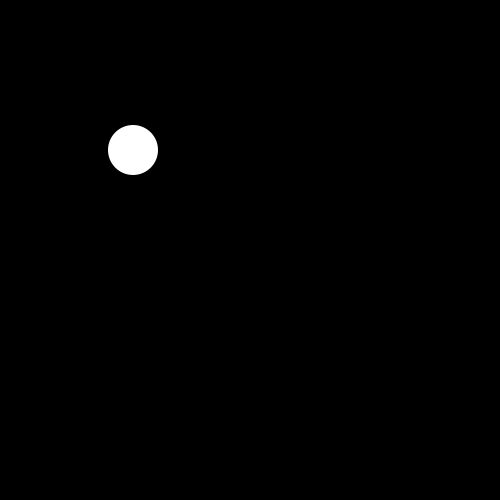
Frame 1 (no input)
Frame 60 (the mouse pressed at the canvas centre just before this capture): identical to frame 1, image omitted
Frame 120 (the mouse held since frame 60 and released just before this capture): identical to frame 1, image omitted

The Processing sketch that drew this single still picture (run headless with seeded random() and noise(); from frame 60 on, the mouse is pressed at the canvas centre):

// Processing sketch: particleDraw
// ── particleDraw.pde
Particle p;

void setup() {
    size(500, 500);
    noStroke();
    p = new Particle();
    p.x = 133.0;
    p.y = 150.0;
    p.d = 50.0;
}

void draw() {
    background(0);
    p.display();
}

// ── Particle.pde
class Particle {
    float x;
    float y;
    float d;
    
    void display() {
        ellipse(x, y, d, d);
    }
}
